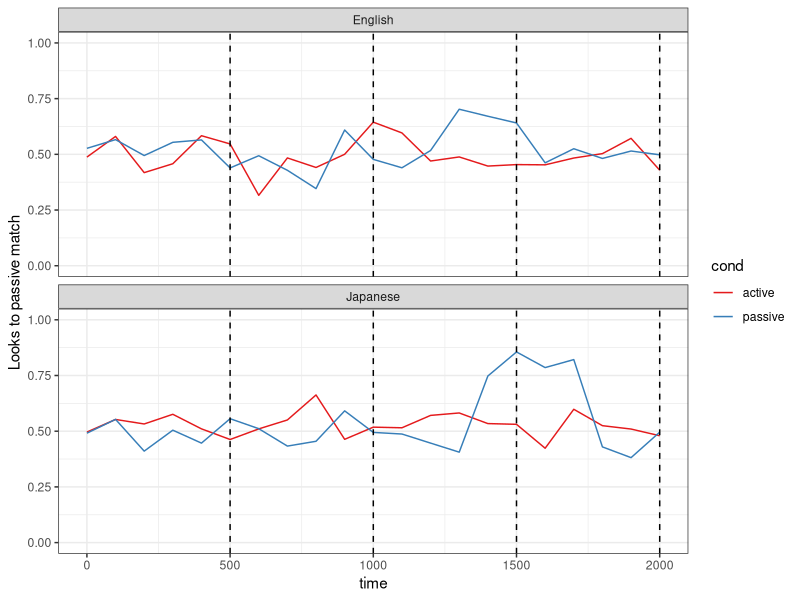
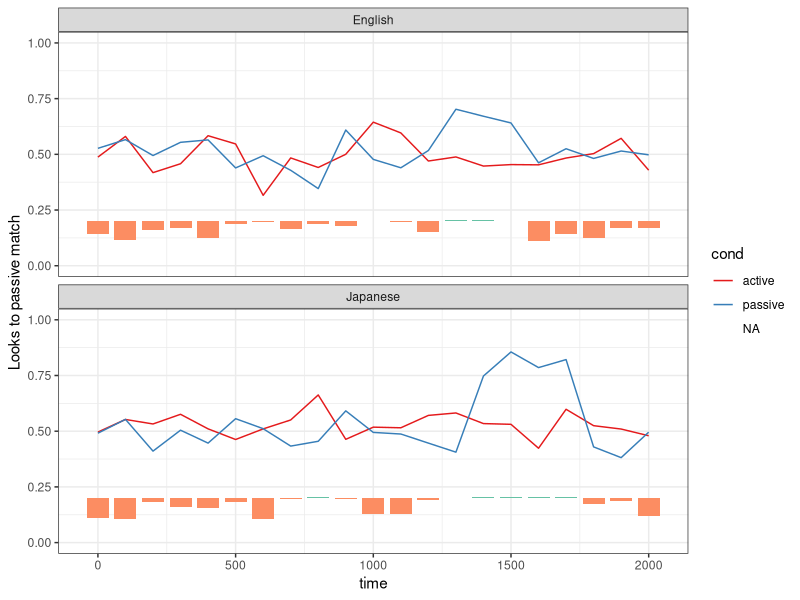
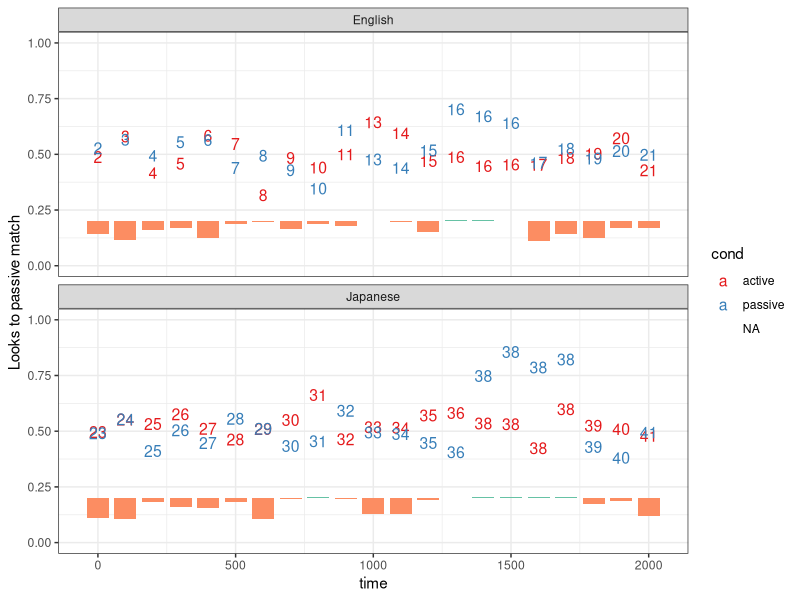
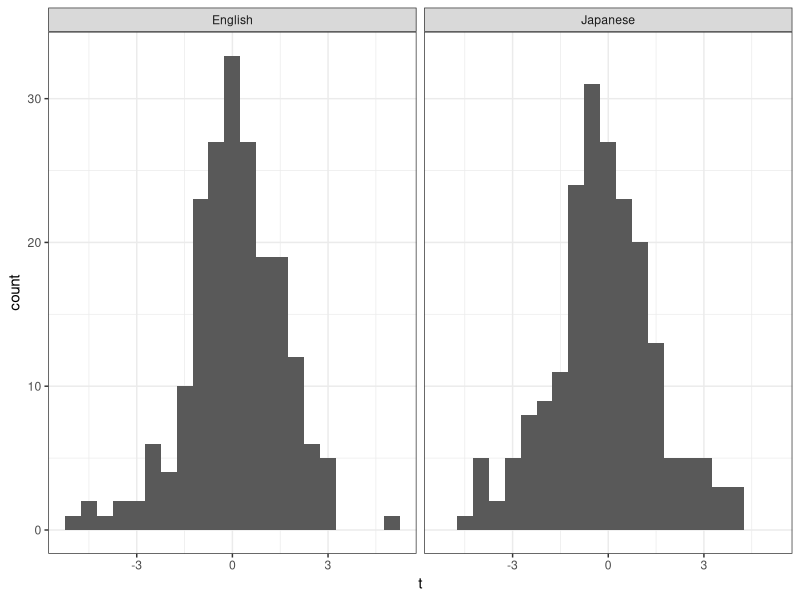
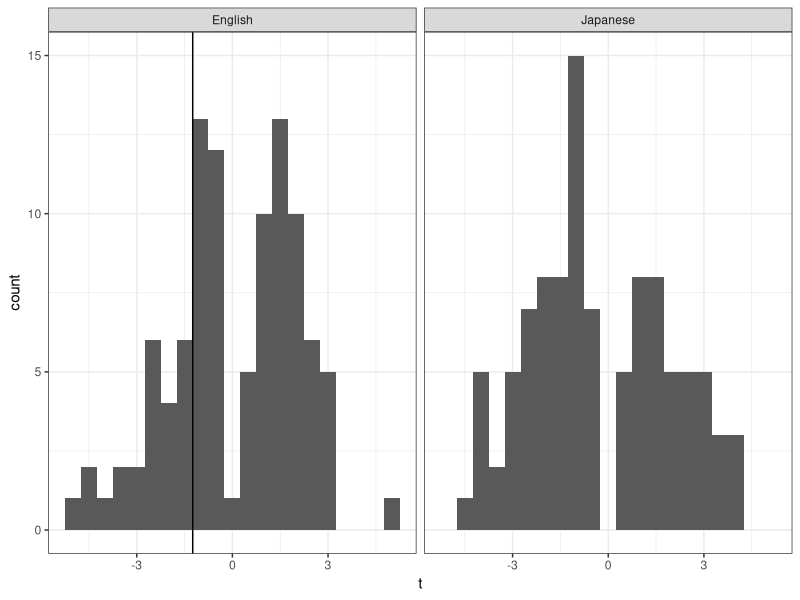
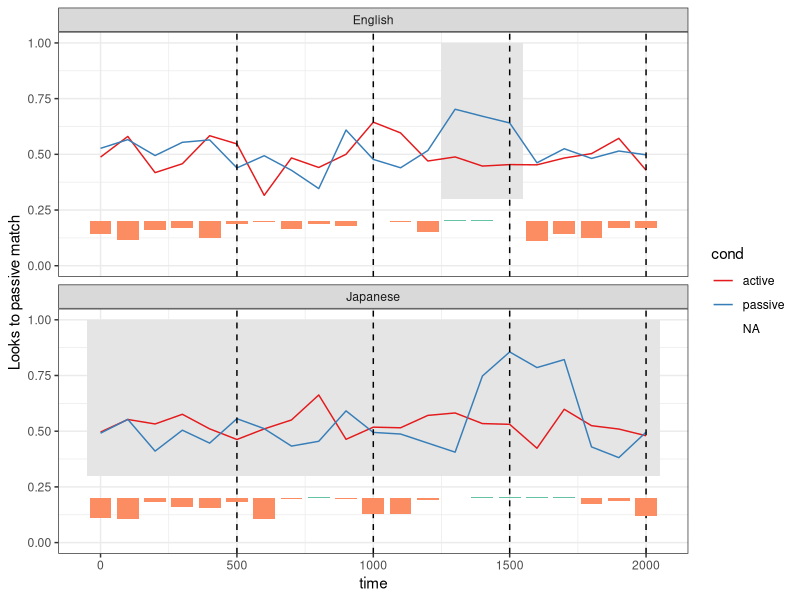
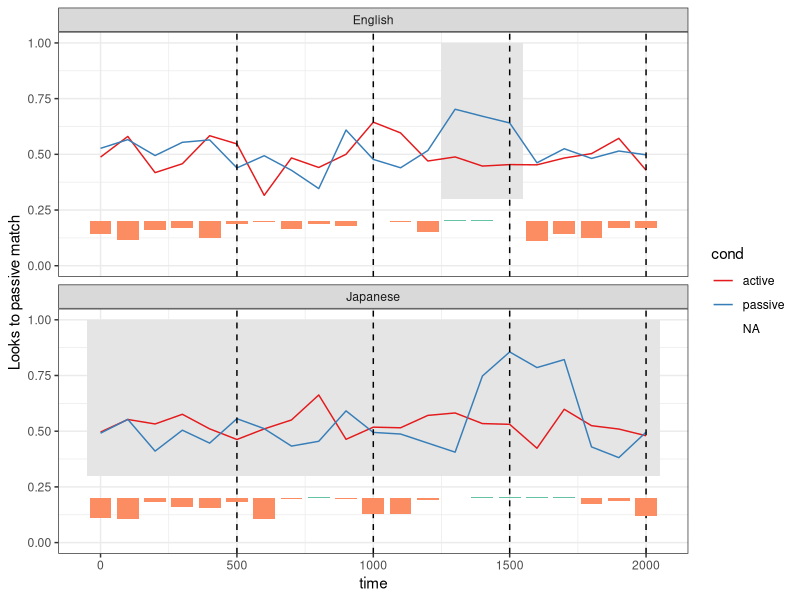

Source code (R) for these figures, in order:
## permutation script 2015
require(ggplot2)
require(lme4)

#Set your working directory
#  Go to Session in menu, go to Set Working Directory, 
#  click on To Source File Location



# this is a data set for an eye-tracking study looking at active and passive strucutures 
# in English and Japanese.  Data collected every 100ms for 2000ms.
data = read.csv("passive.csv")
# plot figure for dataset
means.df = aggregate(target ~ time + lang + cond, data, mean)
p = ggplot(means.df , aes( x = time, y = target, colour=cond))
p = p + geom_line()
p = p + scale_colour_brewer(palette="Set1")
p = p + theme_bw()   # change background to white
p = p + ylab("Looks to passive match")
p = p + ylim(0,1)
p = p + facet_wrap(~ lang, ncol=1)
p = p + geom_vline(xintercept = 500,colour="black", linetype = 2) 
p = p + geom_vline(xintercept = 1000,colour="black", linetype = 2) 
p = p + geom_vline(xintercept = 1500,colour="black", linetype = 2) 
p = p + geom_vline(xintercept = 2000,colour="black", linetype = 2) 
p

# here we do a standard mixed model analysis using 500 ms windows
data$win = as.integer(-0.001+data$time/500)
subjmeans.df = aggregate(target ~ win + lang + cond + subj, data, mean)
subjmeans.df$cwin = subjmeans.df$win - mean(subjmeans.df$win)
subjmeans.df$ceng = ifelse(subjmeans.df$lang == "English",0.5,-0.5)
subjmeans.df$cpassive = ifelse(subjmeans.df$cond == "passive",0.5,-0.5)
model = lmer(target ~ cwin*ceng*cpassive + (1 | subj), subjmeans.df)
print(summary(model))
# nothing is significant

# create copy of data frame
pdata = data
pdata$cpassive = ifelse(pdata$cond == "passive",0.5,-0.5)
# create data frame which averages over subjects.  
# This also stores the results of the permutation analysis
means.df = aggregate(target ~ cond + cpassive + time + lang, pdata, mean)
means.df$pstr = 1000

# permutation analysis uses simple tests to find significant regions.  
# Here is a regression on target based on structure for one time window (400 ms) in English
onetime = subset(pdata,time == 400 & lang == "English")
# do regression model on target using structure condition
onemodel = lm(target ~ cpassive, onetime)
print(summary(onemodel))  # 
print(abs(coef(summary(onemodel))[2,4]))  # get observed p-value

# We do this for each 100 ms window in the data
timelist = unique(pdata$time)
for (l in c("English","Japanese")){
  for (t in timelist){
    # create data frame for ONE timebin for each language
    onetime = subset(pdata,time == t & lang == l)
    # do regression model on target using structure condition
    onemodel = lm(target ~ cpassive, onetime)
    # print(summary(tarmodel))
    # this is the t-value for structure
    targetT = coef(summary(onemodel))[2,3]  # observed t-value
    targetP = abs(coef(summary(onemodel))[2,4])  # observed p-value
    means.df$tstr[means.df$time == t & means.df$lang == l] = targetT
    means.df$pstr[means.df$time == t & means.df$lang == l] = targetP
  }
}

# to see these p-values, we draw them arbitrarily on the graph at 0.2.
# when the p-value < 0.05, we draw a blue line above 0.2
# when the p-value > 0.05, we draw an orange line below 0.2
wsize = 40
pliney = 0.2
plinemax = 0.1
means.df$pline = pliney+plinemax*(0.05-means.df$pstr)
means.df$plinecol = ifelse(means.df$pstr < 0.05,"a","b")

p = ggplot(means.df , aes( x = time, y = target, colour=cond))
p = p + geom_line()
p = p + scale_colour_brewer(palette="Set1")
p = p + scale_fill_brewer(palette="Set2")
p = p + theme_bw()   # change background to white
p = p + ylab("Looks to passive match")
p = p + ylim(0,1)
p = p + facet_wrap(~ lang, ncol=1)
p = p + geom_rect(aes(xmin=time-wsize, xmax=time+wsize, ymin = pliney, ymax= pline, colour=NA,fill=plinecol),show.legend=FALSE)
p
# we can't use these p-values, because we have done 20 comparisons, 
# so we have 20 times greater chance of finding significant effect (multiple comparisons problem)

# Also, each window is not independent, so we create clusters for adjacent windows with p<0.05
# cnum is the cluster number and we increment the number when the p value is > 0.05
# so clusters with the same cnum are part of the same cluster
cnum = 1
lastpval = 100
means.df$cnum = 1
for (l in c("English","Japanese")){
  for (t in timelist){
    onetime = subset(means.df,time == t & lang == l & cond == "active")
    pval = abs(onetime$pstr)
    tdir = onetime$tstr
    if (pval < 0.05 & lastpval > 0.05 ){
      cnum = cnum + 1  # increase cluster number when entering a significant cluster from a non-significant cluster
    }
    if (pval > 0.05 ){  
      cnum = cnum + 1 # increase cluster number when not significant
    }else{
      # if t value flips direction, even if both are signif, 
      # we should treat those as separate clusters
      if (lasttdir*tdir < 0){
        cnum = cnum + 1 
      }
    }
    lastpval = pval
    lasttdir = tdir
    means.df$cnum[means.df$time == t & means.df$lang == l] = cnum
  }
  cnum=cnum+1  # new cluster for different languages
}
head(means.df,10)

# this shows the clusters
p = ggplot(means.df , aes( x = time, y = target, colour=cond, label=cnum))
p = p + scale_colour_brewer(palette="Set1")
p = p + scale_fill_brewer(palette="Set2")
p = p + theme_bw()   # change background to white
p = p + ylab("Looks to passive match")
p = p + ylim(0,1)
p = p + facet_wrap(~ lang, ncol=1)
p = p + geom_rect(aes(xmin=time-wsize, xmax=time+wsize, ymin = pliney, ymax= pline, colour=NA,fill=plinecol),show.legend=FALSE)
p + geom_text(size=4)

# we now want to identify the clusters that were significant
# p-values are same for active and passive, so we just used the active items.
meansonlyact.df = subset(means.df, cond == "active")
sigcluster = subset(meansonlyact.df, abs(pstr) < 0.05 )
print(sigcluster)
# this computes the sum of the t-values for each cluster
sumcluster  = aggregate(tstr ~ cnum + lang, meansonlyact.df, sum)
print(sumcluster)

# now we create a distribution of t-values (save in permdist)
# by randomly scrambling the active and passive labels for each time window 1000 times
n = 100
exptestvalue = data.frame()
for (s in 1:length(sigcluster$time)){
  #  print(cl)
  cl = sigcluster$cnum[s] # cluster number
  b = sigcluster$time[s] # time
  l = sigcluster$lang[s] # language
  print(paste("b ",b," lang",l))
  # one time point
  onetime = subset(pdata,lang == l & time %in% b)
  # randSet is a copy of onetime that is scrambled
  randSet = onetime
  
  for (i in 1:n){
    #  set.seed(i)
    # randomly scramble cpassive labels without replacement
    randSet$cpassive = sample(randSet$cpassive,length(randSet$cpassive))
    # test if target is related to random scrambled cpassive
    randmodel = lm(target ~ cpassive ,randSet)
    #  print(summary(randmodel))
    # extract and save t-values
    t = coef(summary(randmodel))[2,3]
    df = data.frame(t=t,cluster=cl,time=b,lang=l,sim=i)
    exptestvalue = rbind(exptestvalue, df )
  }
}
# we sum over clusters so that longer clusters have stronger t-values
sumt.df =  aggregate(t ~ lang + cluster + sim, exptestvalue, sum)
head(sumt.df)

# simulated sum cluster histogram
p = ggplot(sumt.df,aes(x = t))
p = p +geom_histogram(binwidth=0.5)
p = p + facet_wrap(~ lang)
p+theme_bw()

# this code extracts out the maximum sum t for each simulation at each age
maxclusterdist = data.frame()
for (l in unique(sumt.df$lang)){
  for (s in unique(sumt.df$sim)) {
    # get all results for one simulation in one language
    onesim = subset(sumt.df,sim == s & lang == l)
    onesim$astruct = abs(onesim$t)
    # find max t-value
    maxrow = onesim[order(onesim$astruct,decreasing = T),]
    maxclusterdist = rbind(maxclusterdist,maxrow[1,])
  }
}
head(maxclusterdist)

# Shows the simulated distribution with maximum cluster t values
maxclusterdist2 = maxclusterdist[order(maxclusterdist$lang,maxclusterdist$t),]
end = data.frame(lang=c("English","English","Japanese","Japanese"),xint = maxclusterdist2[c(25,975,1025,1975),]$t)
p = ggplot(maxclusterdist,aes(x = t))
p = p +geom_histogram(binwidth=0.5)
p = p +geom_vline(end,mapping=aes(xintercept=xint))
p = p + facet_wrap(~ lang)
p+theme_bw()

# maxclusterdist is sorted by language, 
# so first 1000 are English and second 1000 are Japanese
emaxclusterdist = maxclusterdist$t[1:1000]
jmaxclusterdist = maxclusterdist$t[1001:2000]

# this identifies tvalues that are greater than dist t-values
for (cl in unique(sumcluster$cnum)){
  bins = unique(means.df[means.df$cnum == cl,]$time)
  lan = sumcluster$lang[sumcluster$cnum == cl][1]
  
  tstr = abs(sumcluster$tstr[sumcluster$cnum==cl])
  # permutation t distribution depends on language
  if (lan == "English"){
    permtdist = emaxclusterdist
  }else{
    permtdist = jmaxclusterdist
  }
  # permtdist is the dist t-values, 
  # so p value is proportion of values greater than observed t-value.
  pstr = sum(abs(permtdist) > tstr, na.rm = TRUE)/length(permtdist)
  if (tstr > 2){
  print(paste("Cluster ",cl," Observed sum t ",round(tstr,3)," Proportion dist > observed (p-value) ",pstr))
  }
  means.df$permtestp[means.df$time %in% bins & means.df$lang == lan] = pstr
}

# now we update our plot
p = ggplot(means.df , aes( x = time, y = target, colour=cond))
# this pulls out the clusters which are significant by the permutation test
meansigStr = subset(means.df,permtestp < 0.025) 
# color them grey
if (length(meansigStr$time) > 0){
  p = p + geom_rect(data=meansigStr,aes(xmin=time-50, xmax=time+50, ymin = pliney+0.1, ymax= 1.0),,colour=NA,fill="grey90",show.legend=FALSE)
}
# same as before
p = p + geom_line()
p = p + scale_colour_brewer(palette="Set1")
p = p + scale_fill_brewer(palette="Set2")
p = p + theme_bw()   # change background to white
p = p + ylab("Looks to passive match")
p = p + ylim(0,1)
p = p + facet_wrap(~ lang, ncol=1)
p = p + geom_vline(xintercept = 500,colour="black", linetype = 2) 
p = p + geom_vline(xintercept = 1000,colour="black", linetype = 2) 
p = p + geom_vline(xintercept = 1500,colour="black", linetype = 2) 
p = p + geom_vline(xintercept = 2000,colour="black", linetype = 2) 
p = p + geom_rect(aes(xmin=time-wsize, xmax=time+wsize, ymin = pliney, ymax= pline, colour=NA,fill=plinecol),show.legend=FALSE)
p
ggsave("perm.png")
